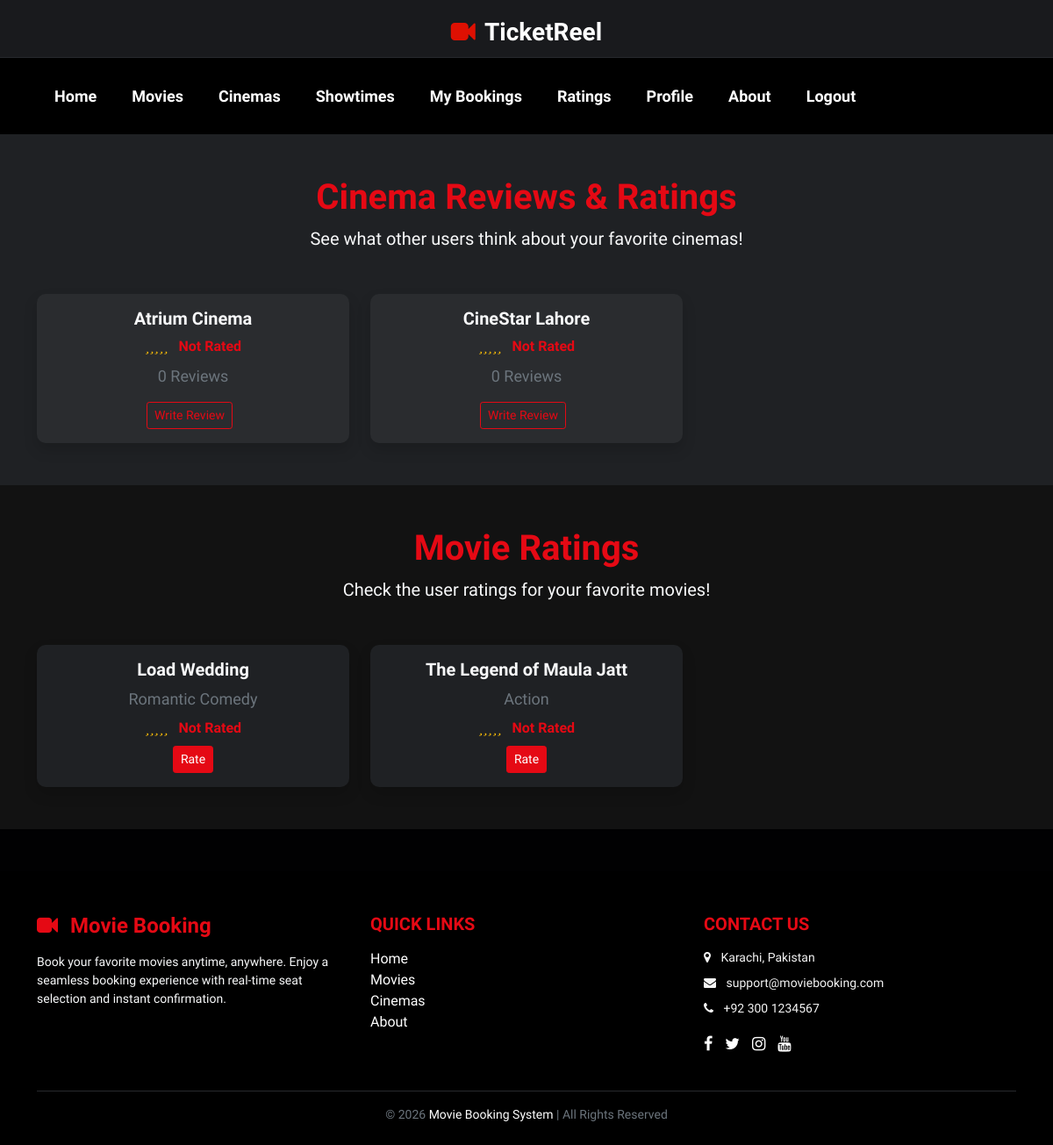
/ratings.php (signed in), run on the app's committed database.
### tables this page shows
CREATE TABLE cinemas (
    cinema_id INT PRIMARY KEY AUTO_INCREMENT,
    name VARCHAR(100) NOT NULL,
    location VARCHAR(255),
    image_path VARCHAR(255)
);

CREATE TABLE movies (
    movie_id INT PRIMARY KEY AUTO_INCREMENT,
    title VARCHAR(100) NOT NULL,
    genre VARCHAR(50),
    duration INT,  
    description TEXT,
    trailer_link VARCHAR(255),
    image_path VARCHAR(255)
);

### ratings.php (the view, shortened to what this page needs)
<?php
include "configdb.php";
$user_logged_in = isset($_SESSION['user_id']);
$movies = mysqli_query($conn, "
    SELECT m.movie_id, m.title, m.genre, m.image_path, m.trailer_link,
           AVG(r.rating) AS avg_rating
    FROM movies m
    LEFT JOIN movie_ratings r ON m.movie_id = r.movie_id
    GROUP BY m.movie_id
    ORDER BY m.title ASC
");
$cinemas = mysqli_query($conn, "
    SELECT c.cinema_id, c.name AS cinema_name, AVG(ur.rating) AS avg_rating, COUNT(ur.review_id) AS total_reviews
    FROM cinemas c
    LEFT JOIN user_reviews ur ON c.cinema_id = ur.cinema_id
    GROUP BY c.cinema_id
    ORDER BY avg_rating DESC
");
function displayStars($avg) {
    $fullStars = floor($avg);
    $halfStar = ($avg - $fullStars >= 0.5) ? 1 : 0;
    $emptyStars = 5 - $fullStars - $halfStar;
    $html = "";
    for ($i = 0; $i < $fullStars; $i++) $html .= '<i class="fa fa-star" style="color:#ffc107;"></i>';
    for ($i = 0; $i < $emptyStars; $i++) $html .= '<i class="far fa-star" style="color:#ffc107;"></i>';
    return $html;
}
?>
<?php include "header.php"; include "navbar.php"; ?>
<section id="cinema-ratings" class="py-5" style="background-color:#1f2124; color:#f8f9fa;">
    <div class="container">
        <div class="text-center mb-5">
            <h2 class="fw-bold display-6" style="color:#e50914;">Cinema Reviews & Ratings</h2>
            <p class="lead text-light">See what other users think about your favorite cinemas!</p>
        </div>
        <div class="row g-4">
            <?php while($cinema = mysqli_fetch_assoc($cinemas)) {
                $avg = round($cinema['avg_rating'], 1);
                $label = ($avg > 0) ? getRatingLabel(round($avg)) : "Not Rated";
            ?>
            <div class="col-lg-4 col-md-6">
                <div class="card h-100 border-0 shadow movie-card" style="background-color:#2a2c2f;">
                    <div class="card-body text-center">
                        <h5 class="card-title fw-bold"><?php echo htmlspecialchars($cinema['cinema_name']); ?></h5>
                        <div class="mb-2 rating">
                            <?php echo displayStars($avg); ?>
                            <span class="ms-2 fw-bold" style="color:#e50914;"><?php echo $label; ?></span>
                        </div>
                        <p class="text-muted"><?php echo $cinema['total_reviews'] ?> Reviews</p>
                        <?php if($user_logged_in): ?>
                            <a href="write_review.php?cinema_id=<?php echo $cinema['cinema_id']; ?>" class="btn btn-sm btn-outline-light me-2">Write Review</a>
                        <?php else: ?>
                            <small class="text-muted">Login to write a review or rate</small>
                        <?php endif; ?>
                    </div>
                </div>
            </div>
            <?php } ?>
        </div>
    </div>
</section>
<section id="movie-ratings" class="py-5" style="background-color:#121212; color:#f8f9fa;">
    <div class="container">
        <div class="text-center mb-5">
            <h2 class="fw-bold display-6" style="color:#e50914;">Movie Ratings</h2>
            <p class="lead text-light">Check the user ratings for your favorite movies!</p>
        </div>
        <div class="row g-4">
            <?php while($movie = mysqli_fetch_assoc($movies)) {
                $avg = round($movie['avg_rating'], 1);
                $label = ($avg > 0) ? getRatingLabel(round($avg)) : "Not Rated";
            ?>
            <div class="col-lg-4 col-md-6">
                <div class="card h-100 border-0 shadow movie-card" style="background-color:#1f2124; color:#f8f9fa;">
                    <div class="card-body text-center">
                        <h5 class="card-title fw-bold"><?php echo $movie['title']; ?></h5>
                        <p class="text-muted mb-2"><?php echo $movie['genre']; ?></p>
                        <div class="mb-2 rating">
                            <?php echo displayStars($avg); ?>
                            <span class="ms-2 fw-bold" style="color:#e50914;"><?php echo $label; ?></span>
                        </div>
                        <?php if($user_logged_in): ?>
                            <a href="rate_movie.php?movie_id=<?php echo $movie['movie_id']; ?>" class="btn btn-sm btn-warning">Rate</a>
                        <?php else: ?>
                            <small class="text-muted">Login to write a review or rate</small>
                        <?php endif; ?>
                    </div>
                </div>
            </div>
            <?php } ?>
        </div>
    </div>
</section>
<?php include "footer.php"; ?>

### header.php (shortened to what this page needs)
<!DOCTYPE html>
<html lang="en">
<head>
	<link href="css/bootstrap.min.css" rel="stylesheet" >
	<link href="css/font-awesome.min.css" rel="stylesheet" >
	<link href="css/global.css" rel="stylesheet">
	<link href="css/index.css" rel="stylesheet">
</head>
<body>
<section id="top">
  <div class="container">
    <div class="row">
      <div class="col-md-12 d-flex justify-content-center align-items-center" style="height: 40px;">
        <div class="top_1l pt-1 text-center">
          <h3 class="mb-0">
            <a class="text-white" href="index.php">
              <i class="fa fa-video-camera col_red me-1"></i> TicketReel
            </a>
          </h3>
        </div>
      </div>
    </div>
  </div>
</section>

### navbar.php (shortened to what this page needs)
<section id="header">
<nav class="navbar navbar-expand-md navbar-dark bg-black" id="navbar_sticky">
  <div class="container">
    <div class="collapse navbar-collapse justify-content-between" id="navbarSupportedContent">
      <ul class="navbar-nav mb-0">
        <?php if (!isset($_SESSION['user_id'])): ?>
          <li class="nav-item"><a class="nav-link" href="index.php">Home</a></li>
          <li class="nav-item"><a class="nav-link" href="movies.php">Movies</a></li>
          <li class="nav-item"><a class="nav-link" href="cinemas.php">Cinemas</a></li>
          <li class="nav-item"><a class="nav-link" href="showtimes.php">Showtimes</a></li>
          <li class="nav-item"><a class="nav-link" href="about.php">About</a></li>
          <li class="nav-item"><a class="nav-link" href="login.php">Login</a></li>
        <?php else: ?>
          <li class="nav-item"><a class="nav-link" href="index.php">Home</a></li>
          <li class="nav-item"><a class="nav-link" href="movies.php">Movies</a></li>
          <li class="nav-item"><a class="nav-link" href="cinemas.php">Cinemas</a></li>
          <li class="nav-item"><a class="nav-link" href="showtimes.php">Showtimes</a></li>
          <li class="nav-item"><a class="nav-link" href="my_bookings.php">My Bookings</a></li>
          <li class="nav-item"><a class="nav-link" href="ratings.php">Ratings</a></li>
          <li class="nav-item"><a class="nav-link" href="profile.php">Profile</a></li>
          <li class="nav-item"><a class="nav-link" href="about.php">About</a></li>
          <li class="nav-item"><a class="nav-link text-danger" href="logout.php">Logout</a></li>
        <?php endif; ?>
      </ul>
    </div>
  </div>
</nav>
</section>

### footer.php (shortened to what this page needs)
<link rel="stylesheet" href="free_movie_zip/css/global.css">
<footer class="footer bg-black text-light pt-5 pb-4 mt-5">
  <div class="container">
    <div class="row">
      <div class="col-md-4 mb-4">
        <h4 class="fw-bold">
          <i class="fa fa-video-camera me-2"></i> Movie Booking
        </h4>
        <p class="small text-light mt-3">
          Book your favorite movies anytime, anywhere. Enjoy a seamless booking
          experience with real-time seat selection and instant confirmation.
        </p>
      </div>
      <div class="col-md-4 mb-4">
        <h5 class="text-uppercase fw-bold mb-3">Quick Links</h5>
        <ul class="list-unstyled">
          <li><a href="index.php" class="footer-link">Home</a></li>
          <li><a href="movies.php" class="footer-link">Movies</a></li>
          <li><a href="cinemas.php" class="footer-link">Cinemas</a></li>
          <li><a href="about.php" class="footer-link">About</a></li>
        </ul>
      </div>
      <div class="col-md-4 mb-4">
        <h5 class="text-uppercase fw-bold mb-3">Contact Us</h5>
        <p class="small mb-2"><i class="fa fa-map-marker me-2"></i> Karachi, Pakistan</p>
        <p class="small mb-2"><i class="fa fa-envelope me-2"></i> support@moviebooking.com</p>
        <p class="small mb-2"><i class="fa fa-phone me-2"></i> +92 300 1234567</p>
        <div class="mt-3">
          <a href="#" class="social-icon"><i class="fa fa-facebook"></i></a>
          <a href="#" class="social-icon"><i class="fa fa-twitter"></i></a>
          <a href="#" class="social-icon"><i class="fa fa-instagram"></i></a>
          <a href="#" class="social-icon"><i class="fa fa-youtube"></i></a>
        </div>
      </div>
    </div>
    <hr class="border-secondary">
    <div class="text-center small text-secondary">
      &copy; <?php echo date("Y"); ?> <span class="text-white">Movie Booking System</span> | All Rights Reserved
    </div>
  </div>
</footer>

### css/global.css (style rules this page uses)
body { font-family: 'Rajdhani', sans-serif; color: #ffffff; background-color: #010102; }
ul { list-style:none; padding:0; }
h1,h2,h3,h4,h5,h6 { font-weight:bold; }
p { color: #f4f4f4; font-size:18px; }
a { text-decoration:none; color:#fff; }
.col_red { color: #de1002; }
hr { opacity:1; background-color:#27292d; }
#top { background-color: #191a1d; border-bottom: 1px solid #27292d; padding-top:15px; padding-bottom:10px; }
.navbar { padding-top:20px; padding-bottom:20px; background-color: #191a1d; }
#header .nav-link { color:#fff; padding:10px 20px; font-weight:bold; font-size:18px; }
::placeholder { color:#999!important; opacity: 1; }
@media (min-width:992px) and (max-width:1200px) { .navbar-expand-md { flex-wrap:wrap!important; } }
footer h4, footer h5, footer h4 i, footer h5 i { color: #e50914 !important; }
footer a.footer-link { color: #ffffff; text-decoration: none; }

### header.php (style rules this page uses)
#navbar_sticky { background-color: #000; }
.nav-link { color: #fff !important; }

### navbar.php (style rules this page uses)
#navbar_sticky { background-color: #000; }
.nav-link { color: #fff !important; }

### ratings.php (style rules this page uses)
.movie-card { transition: transform 0.3s, box-shadow 0.3s; border-radius: 10px; }
.rating i { font-size: 1rem; }
:root { --heading-red: #e50914; }
.btn-warning { background-color: var(--heading-red) !important; border-color: var(--heading-red) !important; color: #fff !important; transition: 0.3s; }
.btn-outline-light { color: var(--heading-red) !important; border-color: var(--heading-red) !important; }

### footer.php (style rules this page uses)
footer h4, footer h5, footer h4 i, footer h5 i { color: #e50914 !important; }
footer a.footer-link { color: #ffffff; text-decoration: none; }
footer .social-icon { color: #ffffff; font-size: 18px; margin-right: 10px; transition: color 0.3s ease; }

### data on the page
cinemas: name "Atrium Cinema", label "Not Rated", total_reviews "0"
cinemas: name "CineStar Lahore", label "Not Rated", total_reviews "0"
movies: title "Load Wedding", genre "Romantic Comedy", label "Not Rated"
movies: title "The Legend of Maula Jatt", genre "Action", label "Not Rated"
